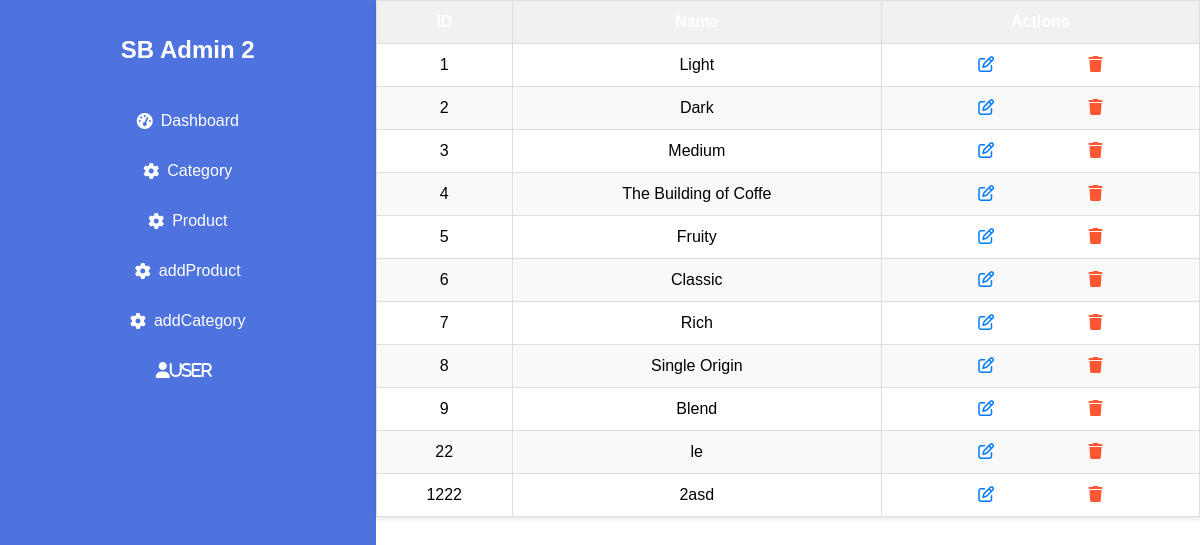
/layoutadmin/index.php?trang=category, run on the app's committed database.
### tables this page shows
CREATE TABLE `category` (
  `id` int(11) NOT NULL,
  `NAME` varchar(50) NOT NULL
);

### layoutadmin/Controller/C_product_admin.php (called while the page is built, shortened)
<?php
class Product {
    public function getAllCategories() {
        $model = new Homemodel();
        $this->listPro = $model->getAllCategories();
        include "view/category.php";
    }
}
?>

### layoutadmin/Model/connectmodel.php (called while the page is built, shortened)
<?php
class ConnectModel {
    private $conn;
    public function __construct() {
        $host = 'localhost';
        $db_name = 'asm';
        $username = 'root';
        $password = '';
        try {
            $this->conn = new PDO("mysql:host=$host;dbname=$db_name", $username, $password);
            $this->conn->setAttribute(PDO::ATTR_ERRMODE, PDO::ERRMODE_EXCEPTION);
        } catch(PDOException $e) {
            $this->logError("Connection failed: " . $e->getMessage());
            throw new Exception("Connection failed: " . $e->getMessage());
        }
    }
    public function selectAll($table) {
        try {
            $stmt = $this->conn->prepare("SELECT * FROM $table");
            $stmt->execute();
            return $stmt->fetchAll(PDO::FETCH_ASSOC);
        } catch(PDOException $e) {
            $this->logError("Error fetching data from $table: " . $e->getMessage());
            throw new Exception("Error fetching data from $table: " . $e->getMessage());
        }
    }
    public function __destruct() {
        $this->conn = null;
    }
}
?>

### layoutadmin/Model/homemodel_admin.php (called while the page is built, shortened)
<?php
class Homemodel {
    public $connectModel;
    public function __construct() {
        $this->connectModel = new ConnectModel();
    }
    public function getAllCategories(){
        return $this->connectModel->selectAll('category');
    }
}
?>

### layoutadmin/View/category.php (the view)
<div class="option">
    <?php if (!empty($this->listPro) && is_array($this->listPro)) : ?>
        <table class="styled-table">
            <thead>
                <tr>
                    <th>ID</th>
                    <th>Name</th>
                    <th>Actions</th>
                </tr>
            </thead>
            <tbody>
                <?php foreach ($this->listPro as $category): ?>
                    <tr>
                        <td><?= htmlspecialchars($category['id'], ENT_QUOTES) ?></td>
                        <td><?= htmlspecialchars($category['NAME'], ENT_QUOTES) ?></td>
                        <td class="adodo">
                            <a class="liems" href="index.php?trang=editcategory&id=<?= $category['id'] ?>"><i class="fa-regular fa-pen-to-square"></i></a>
                            <a href="index.php?trang=category&action=deleteCategory&id=<?= $category['id'] ?>" onclick="return confirm('Are you sure you want to delete this category?')"><i style="color: #FF5733;" class ="fa-solid fa-trash"></i></a>
                        </td>
                    </tr>
                <?php endforeach; ?>
            </tbody>
        </table>
    <?php else: ?>
        <p>No categories available.</p>
    <?php endif; ?>
</div>

### layoutadmin/View/header.php (shortened to what this page needs)
<!DOCTYPE html>
<html lang="en">
<head>
    <link href="https://cdnjs.cloudflare.com/ajax/libs/font-awesome/5.15.3/css/all.min.css" rel="stylesheet">
    <link href="./Public/css/style.css" rel="stylesheet">
    <link rel="stylesheet" href="./Public/css/all.css">
</head>
<body>
    <div class="sidebar">
        <h2>SB Admin 2</h2>
        <a href="./index.php?trang=home"><i class="fas fa-tachometer-alt"></i> Dashboard</a>
        <a href="./index.php?trang=category"><i class="fas fa-cog"></i> Category</a>
        <a href="./index.php?trang=products"><i class="fas fa-cog"></i> Product</a>
        <a href="./index.php?trang=addproduct"><i class="fas fa-cog"></i> addProduct</a>
        <a href="./index.php?trang=addcategory"><i class="fas fa-cog"></i> addCategory</a>
        <a href="./index.php?trang=user"><i class="fas fa-user">User</i></a>
    </div>

### layoutadmin/index.php (shortened to what this page needs)
<?php
require_once "Model/connectmodel.php";
require_once "Model/homemodel_admin.php";
require_once "View/header.php";
$page = isset($_GET['trang']) ? $_GET['trang'] : 'home';
switch ($page) {
    case 'category':
        require_once "Controller/C_product_admin.php";
        $products = new Product();
        $products->getAllCategories();
        break;
}
?>

### layoutadmin/Public/css/style.css (style rules this page uses)
body { font-family: Arial, sans-serif; margin: 0; padding: 0; display: flex; height: 100vh; }
.sidebar { width: 400px; background-color: #4e73df; color: white; display: flex; flex-direction: column; align-items: center; padding: 1rem; height: 1000px; }
.sidebar h2 { margin-bottom: 2rem; }
.sidebar a { color: white; text-decoration: none; margin: 1rem 0; display: flex; align-items: center; }
.sidebar a i { margin-right: 0.5rem; }
.option { width: 80%; }
.styled-table { width: 70%; border-collapse: collapse; background-color: #fff; box-shadow: 0 2px 5px rgba(0, 0, 0, 0.1); margin: 0 auto; width: 100%; }
.styled-table thead tr { background-color: #007BFF; color: #ffffff; text-align: left; animation: gradientText 5s ease-in-out infinite; text-align: center; }
.styled-table th, .styled-table td { padding: 12px 15px; border: 1px solid #dddddd; text-align: center; }
.styled-table tbody tr { border-bottom: 1px solid #dddddd; }
.styled-table tbody tr:nth-of-type(even) { background-color: #f9f9f9; }
.styled-table a { color: #007BFF; text-decoration: none; }
.styled-table th { background-color: #f1f1f1; }
.adodo .liems { padding-right:90px; }
.styled-table { width: 100%; border-collapse: collapse; }
.styled-table thead { background-color: #007BFF; color: #fff; }
.styled-table thead th { padding: 12px 15px; text-align: center; }
.styled-table tbody tr:nth-child(even) { background-color: #f9f9f9; }
.styled-table tbody td { padding: 12px 15px; border: 1px solid #ddd; vertical-align: top; }

### data on the page
category: id "1", NAME "Light"
category: id "2", NAME "Dark"
category: id "3", NAME "Medium"
category: id "4", NAME "The Building of Coffe"
category: id "5", NAME "Fruity"
category: id "6", NAME "Classic"
category: id "7", NAME "Rich"
category: id "8", NAME "Single Origin"
category: id "9", NAME "Blend"
category: id "22", NAME "le"
category: id "1222", NAME "2asd"
